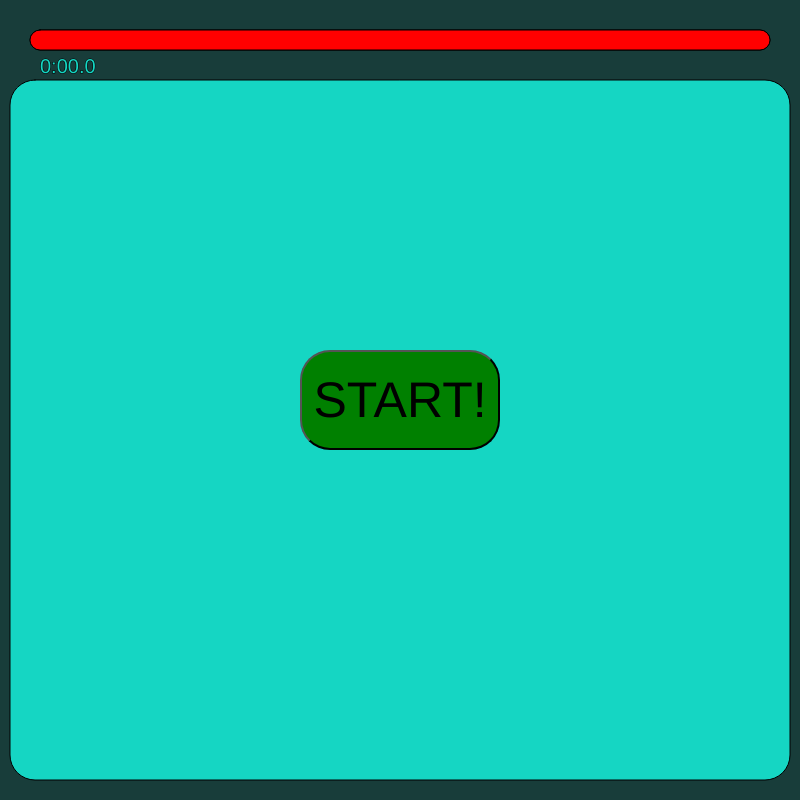
Frame 1 (no input)
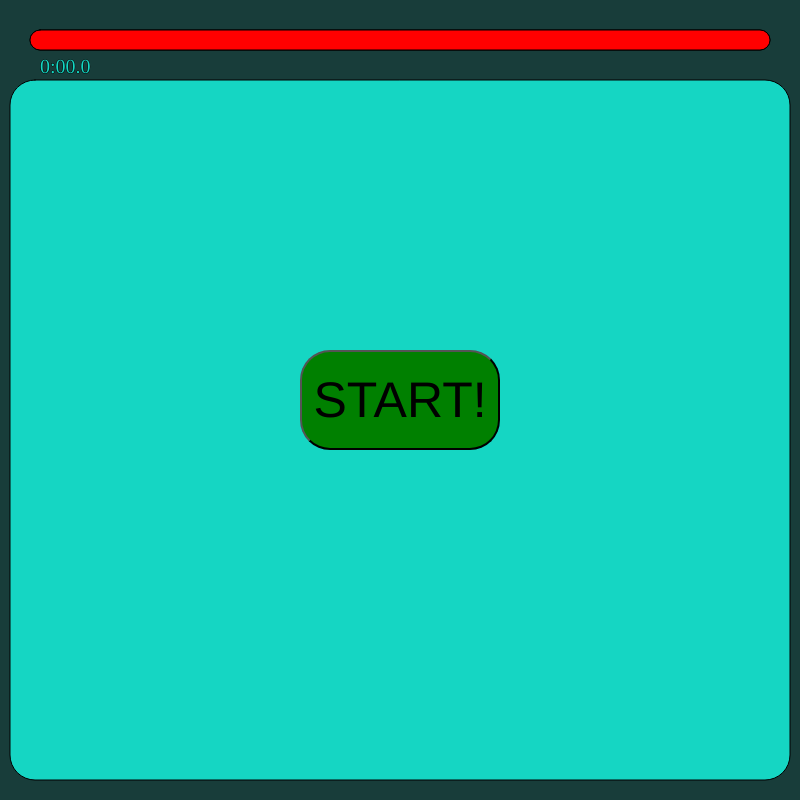
Frame 60 (no input)
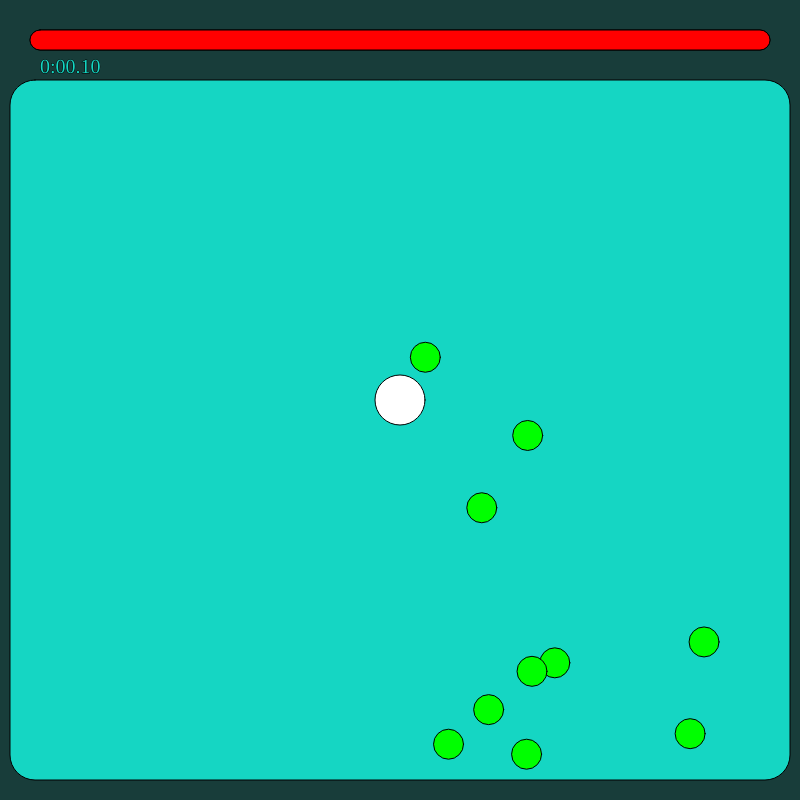
Frame 120 (the mouse pressed at the canvas centre since frame 60)

The p5.js sketch that drew these frames (run headless with seeded random() and noise() and a simulated clock; from frame 60 on, the mouse is pressed at the canvas centre):

// p5.js sketch
// ── sketch.js
// BOMB GAME


// Time
let gameTime = 0;
let timeStart = 0;

// HP bar
let HP = 100;

// starting position variables
let charX = 400;
let charY = 400;
let startX = 300;
let startY = 350;

// character axial movement speed
let charSpeed = 5;

// character hitbox radius
let charBox = 25;

// game over screen
let gameOverX = 1000;
let gameOverY = 1000;
let text1X = 1000;
let text1Y = 1000;
let text2X = 1000;
let text2Y = 1000;
let text3X = 1000;
let text3Y = 1000;

// The number of bombs to create
const numBombs = 10;

// The speed and direction of each bomb
const bombSpeed = 8;
const bombDirection = {
  x: 1,
  y: 1,
};

// An array to store the bombs
let bombs = [];

function setup() {

  createCanvas(800, 800);

  frameRate(60);
  
  
  // Initialize the array of bombs
for (let i = 0; i < numBombs; i++) {
  // Add x and y direction variables to each bomb object
  bombs.push({
    x: random(30, (width - 30)),
    y: random(150, (height - 50)),
    xDirection: 1,
    yDirection: 1,
  });
}

  function startGame(){
    timeStart = 1;
    button.remove('START!');
  }
  
// creating start button
let button;  

button = createButton('START!');
button.position(300,350);
button.size(200, 100);
button.mousePressed(startGame);

// make the text on the button larger
button.style('font-size', '50px');

// make the button green
button.style('background-color', 'green');
  
// make the corners of the button round
button.style('border-radius', '30px');
 
}



function draw() {

  // BACKDROP
  
  background('#183D3A');
  fill('#15D6C3');
  rect(10, 80, (width - 20), (height - 100), 25);
  
  // BACKDROP

  // GAME CLOCK

  stroke(0);
  textSize(20);
  
  let seconds = floor(gameTime);  // total number of seconds that have elapsed
  let minutes = floor(seconds / 60);  // total number of minutes that have elapsed
  let remainingSeconds = seconds % 60;  // number of seconds past the last whole minute
  let tenthsOfSeconds = nf((gameTime - seconds) * 10, 1);  // tenths of seconds
  
// display the game time in minutes, seconds, and tenths of seconds
text(minutes + ":" + nf(remainingSeconds, 2) + "." + round(tenthsOfSeconds), 40, 73);

  // GAME CLOCK


    // MOVEMENT CODE
if (timeStart === 1){
  // if W go up
  if (keyIsDown(87) && (charY > (charBox + 80)))  {
      charY = (charY - charSpeed);
  }
  // if A go left
  if (keyIsDown(65) && (charX > (charBox + 10))) {
      charX = (charX - charSpeed);
  }
  // if S go down
  if (keyIsDown(83) && (charY < (height - (charBox + 20)))) {
      charY = (charY + charSpeed);
  }
  // if D go right
  if (keyIsDown(68) && (charX < (width - (charBox + 10)))) {
      charX = (charX + charSpeed);
  }
}
    // MOVEMENT CODE

    // BOMBS
  
  if (timeStart === 1){
  
  // Update each bomb's position and check for collisions with the edges of the canvas
for (let i = 0; i < numBombs; i++) {
  const bomb = bombs[i];

  // Update the bomb's position
  bomb.x += bombSpeed * bomb.xDirection;
  bomb.y += bombSpeed * bomb.yDirection;

  // Check if the bomb has reached the edge of the canvas
  if (bomb.x >= (width - 25) || bomb.x <= 25) {
    // If so, reverse the bomb's x direction
    bomb.xDirection *= -1;
  }
  if (bomb.y >= (height - 30) || bomb.y <= 90) {
    // If so, reverse the bomb's y direction
    bomb.yDirection *= -1;
  }
}
  
  
 // Draw each bomb
  for (let i = 0; i < numBombs; i++) {
    const bomb = bombs[i];

    // Calculate the distance between the bomb and the character
    const d = dist(charX, charY, bomb.x, bomb.y);

    if (d < 30) {
      // The character is near the bomb, so draw it in red
      fill(255, 0, 0);
      HP = HP - 1;
    } else {
      // The character is far away from the bomb, so draw it in green
      fill(0, 255, 0);
    }

    ellipse(bomb.x, bomb.y, 30, 30);
  }
  }
    // BOMBS

  
    // DRAW CHARACTER
  
if (timeStart === 1){
  fill(255);
  circle(charX, charY, 50);
}
    // DRAW CHARACTER

    // DRAW HP
  
  if (HP < 1) {
    timeStart = 0;
  }

  fill(0);
  rect(30, 30, 740, 20, 20);
  fill('#FF0000');
  rect(30, 30, HP*7.4, 20, 20);

    // GAME TIMER
  
  if (timeStart === 1){
    gameTime = gameTime + (1/60);
  }

    // GAME TIMER

    // GAME OVER SCREEN
    
    // GAME OVER GRAPHIC
    fill('green');
    rect(gameOverX, gameOverY, 800, 800);
    fill('white');
    textSize(50);
    textFont('comic sans ms');
    text('GAME OVER!', text1X, text1Y);
    text('Your Time: ' + minutes + ":" + nf(remainingSeconds, 2) + "." + round(tenthsOfSeconds), text2X, text2Y);
    text('Click anywhere to continue...', text3X, text3Y);
    // GAME OVER GRAPHIC
  
    // STAT RESET
    if (HP === 0){
      gameOverX = 0;
      gameOverY = 0;
      text1X = 225;
      text1Y = 200;
      text2X = 175;
      text2Y = 300;
      text3X = 75;
      text3Y = 500;
      if (mouseIsPressed === true){
        HP = 100;
        gameTime = 0;
        gameOverX = 1000;
        gameOverY = 1000;
        text1X = 1000;
        text1Y = 1000;
        text2X = 1000;
        text2Y = 1000;
        text3X = 1000;
        text3Y = 1000;
        let button;  
        button = createButton('START!');
        button.position(300,350);
        button.size(200, 100);
        button.mousePressed(startGame2);
        button.style('font-size', '50px');
        button.style('background-color', 'green');
        button.style('border-radius', '30px');
        
        function startGame2(){
          timeStart = 1;
          button.remove('START!');
        }
      }
    }
    // STAT RESET  
  
    // GAME OVER SCREEN
}
